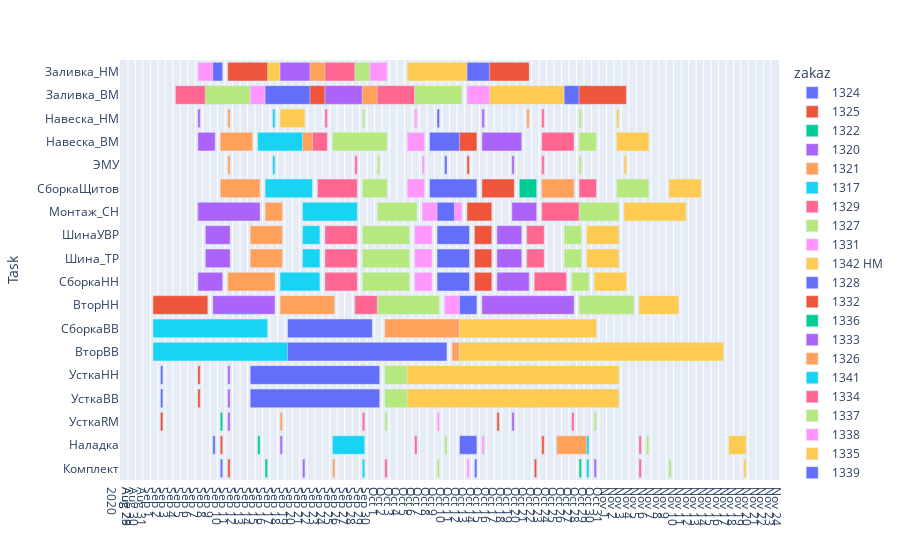

Notebook code for this chart:
### Code cell
fig = px.timeline(data, x_start="Start", x_end="Finish", y="Task", color='zakaz', category_orders={'Task':l})
#fig.update_yaxes(autorange="reversed") # otherwise tasks are listed from the bottom up
fig.update_xaxes(
    dtick='D1',
    )
fig.show()

### Figure 1 — Plotly figure (JSON) as saved in the notebook; plotly's stock layout.template omitted (floating-point values rounded to 4 significant figures)
{"data": [{"alignmentgroup": "True", "base": ["2020-09-07T08:20:00", "2020-09-01T08:20:00", "2020-09-02T08:20:00", "2020-09-02T08:20:00", "2020-09-02T08:20:00", "2020-09-09T08:20:00", "2020-09-10T08:20:00"], "hovertemplate": "zakaz=1324<br>Start=%{base}<br>Finish=%{x}<br>Task=%{y}<extra></extra>", "legendgroup": "1324", "marker": {"color": "#636efa"}, "name": "1324", "offsetgroup": "1324", "orientation": "h", "showlegend": true, "textposition": "auto", "type": "bar", "x": [115200000, 633600000, 28800000, 28800000, 28800000, 28800000, 28800000], "xaxis": "x", "y": ["Монтаж_СН", "ВторНН", "УсткаНН", "УсткаВВ", "УсткаRM", "Наладка", "Комплект"], "yaxis": "y"}, {"alignmentgroup": "True", "base": ["2020-09-09T08:20:00", "2020-09-01T08:20:00", "2020-09-07T08:20:00", "2020-09-07T08:20:00", "2020-09-02T08:20:00", "2020-09-10T08:20:00", "2020-09-11T08:20:00"], "hovertemplate": "zakaz=1325<br>Start=%{base}<br>Finish=%{x}<br>Task=%{y}<extra></extra>", "legendgroup": "1325", "marker": {"color": "#EF553B"}, "name": "1325", "offsetgroup": "1325", "orientation": "h", "showlegend": true, "textposition": "auto", "type": "bar", "x": [115200000, 633600000, 28800000, 28800000, 28800000, 28800000, 28800000], "xaxis": "x", "y": ["Монтаж_СН", "ВторНН", "УсткаНН", "УсткаВВ", "УсткаRM", "Наладка", "Комплект"], "yaxis": "y"}, {"alignmentgroup": "True", "base": ["2020-09-11T08:20:00", "2020-09-10T08:20:00", "2020-09-15T08:20:00", "2020-09-16T08:20:00"], "hovertemplate": "zakaz=1322<br>Start=%{base}<br>Finish=%{x}<br>Task=%{y}<extra></extra>", "legendgroup": "1322", "marker": {"color": "#00cc96"}, "name": "1322", "offsetgroup": "1322", "orientation": "h", "showlegend": true, "textposition": "auto", "type": "bar", "x": [288000000, 28800000, 28800000, 28800000], "xaxis": "x", "y": ["ВторНН", "УсткаRM", "Наладка", "Комплект"], "yaxis": "y"}, {"alignmentgroup": "True", "base": ["2020-09-07T08:20:00", "2020-09-07T08:20:00", "2020-09-07T08:20:00", "2020-09-08T08:20:00", "2020-09-08T08:20:00", "2020-09-07T08:20:00", "2020-09-09T08:20:00", "2020-09-11T08:20:00", "2020-09-11T08:20:00", "2020-09-11T08:20:00", "2020-09-18T08:20:00", "2020-09-21T08:20:00"], "hovertemplate": "zakaz=1320<br>Start=%{base}<br>Finish=%{x}<br>Task=%{y}<extra></extra>", "legendgroup": "1320", "marker": {"color": "#ab63fa"}, "name": "1320", "offsetgroup": "1320", "orientation": "h", "showlegend": true, "textposition": "auto", "type": "bar", "x": [28800000, 201600000, 720000000, 288000000, 288000000, 288000000, 720000000, 28800000, 28800000, 28800000, 28800000, 28800000], "xaxis": "x", "y": ["Навеска_НМ", "Навеска_ВМ", "Монтаж_СН", "ШинаУВР", "Шина_ТР", "СборкаНН", "ВторНН", "УсткаНН", "УсткаВВ", "УсткаRM", "Наладка", "Комплект"], "yaxis": "y"}, {"alignmentgroup": "True", "base": ["2020-09-11T08:20:00", "2020-09-10T08:20:00", "2020-09-11T08:20:00", "2020-09-10T08:20:00", "2020-09-16T08:20:00", "2020-09-14T08:20:00", "2020-09-14T08:20:00", "2020-09-11T08:20:00", "2020-09-18T08:20:00", "2020-09-18T08:20:00", "2020-09-18T08:20:00", "2020-09-18T08:20:00", "2020-09-28T08:20:00", "2020-09-25T08:20:00"], "hovertemplate": "zakaz=1321<br>Start=%{base}<br>Finish=%{x}<br>Task=%{y}<extra></extra>", "legendgroup": "1321", "marker": {"color": "#FFA15A"}, "name": "1321", "offsetgroup": "1321", "orientation": "h", "showlegend": true, "textposition": "auto", "type": "bar", "x": [28800000, 374400000, 28800000, 460800000, 201600000, 374400000, 374400000, 547200000, 633600000, 28800000, 28800000, 28800000, 28800000, 28800000], "xaxis": "x", "y": ["Навеска_НМ", "Навеска_ВМ", "ЭМУ", "СборкаЩитов", "Монтаж_СН", "ШинаУВР", "Шина_ТР", "СборкаНН", "ВторНН", "УсткаНН", "УсткаВВ", "УсткаRM", "Наладка", "Комплект"], "yaxis": "y"}, {"alignmentgroup": "True", "base": ["2020-09-17T08:20:00", "2020-09-15T08:20:00", "2020-09-17T08:20:00", "2020-09-16T08:20:00", "2020-09-21T08:20:00", "2020-09-21T08:20:00", "2020-09-21T08:20:00", "2020-09-18T08:20:00", "2020-09-28T08:20:00", "2020-09-01T08:20:00", "2020-09-01T08:20:00", "2020-09-23T08:20:00", "2020-09-23T08:20:00", "2020-09-25T08:20:00", "2020-09-29T08:20:00"], "hovertemplate": "zakaz=1317<br>Start=%{base}<br>Finish=%{x}<br>Task=%{y}<extra></extra>", "legendgroup": "1317", "marker": {"color": "#19d3f3"}, "name": "1317", "offsetgroup": "1317", "orientation": "h", "showlegend": true, "textposition": "auto", "type": "bar", "x": [28800000, 547200000, 28800000, 547200000, 633600000, 201600000, 201600000, 460800000, 201600000, 1324800000, 2016000000, 28800000, 28800000, 374400000, 28800000], "xaxis": "x", "y": ["Навеска_НМ", "Навеска_ВМ", "ЭМУ", "СборкаЩитов", "Монтаж_СН", "ШинаУВР", "Шина_ТР", "СборкаНН", "ВторНН", "СборкаВВ", "ВторВВ", "УсткаНН", "УсткаВВ", "Наладка", "Комплект"], "yaxis": "y"}, {"alignmentgroup": "True", "base": ["2020-09-04T08:20:00", "2020-09-24T08:20:00", "2020-09-22T08:20:00", "2020-09-28T08:20:00", "2020-09-23T08:20:00", "2020-09-24T08:20:00", "2020-09-24T08:20:00", "2020-09-24T08:20:00", "2020-09-28T08:20:00", "2020-09-29T08:20:00", "2020-09-29T08:20:00", "2020-09-29T08:20:00", "2020-10-06T08:20:00", "2020-10-02T08:20:00"], "hovertemplate": "zakaz=1329<br>Start=%{base}<br>Finish=%{x}<br>Task=%{y}<extra></extra>", "legendgroup": "1329", "marker": {"color": "#FF6692"}, "name": "1329", "offsetgroup": "1329", "orientation": "h", "showlegend": true, "textposition": "auto", "type": "bar", "x": [547200000, 28800000, 201600000, 28800000, 460800000, 374400000, 374400000, 374400000, 633600000, 28800000, 28800000, 28800000, 28800000, 28800000], "xaxis": "x", "y": ["Заливка_ВМ", "Навеска_НМ", "Навеска_ВМ", "ЭМУ", "СборкаЩитов", "ШинаУВР", "Шина_ТР", "СборкаНН", "ВторНН", "УсткаНН", "УсткаВВ", "УсткаRM", "Наладка", "Комплект"], "yaxis": "y"}, {"alignmentgroup": "True", "base": ["2020-09-08T08:20:00", "2020-09-29T08:20:00", "2020-09-25T08:20:00", "2020-10-01T08:20:00", "2020-09-29T08:20:00", "2020-10-01T08:20:00", "2020-09-29T08:20:00", "2020-09-29T08:20:00", "2020-09-29T08:20:00", "2020-10-01T08:20:00", "2020-10-02T08:20:00", "2020-10-02T08:20:00", "2020-10-02T08:20:00", "2020-10-10T08:20:00", "2020-10-09T08:20:00"], "hovertemplate": "zakaz=1327<br>Start=%{base}<br>Finish=%{x}<br>Task=%{y}<extra></extra>", "legendgroup": "1327", "marker": {"color": "#B6E880"}, "name": "1327", "offsetgroup": "1327", "orientation": "h", "showlegend": true, "textposition": "auto", "type": "bar", "x": [720000000, 28800000, 633600000, 28800000, 288000000, 460800000, 547200000, 547200000, 547200000, 720000000, 288000000, 288000000, 28800000, 28800000, 28800000], "xaxis": "x", "y": ["Заливка_ВМ", "Навеска_НМ", "Навеска_ВМ", "ЭМУ", "СборкаЩитов", "Монтаж_СН", "ШинаУВР", "Шина_ТР", "СборкаНН", "ВторНН", "УсткаНН", "УсткаВВ", "УсткаRM", "Наладка", "Комплект"], "yaxis": "y"}, {"alignmentgroup": "True", "base": ["2020-09-07T08:20:00", "2020-09-14T08:20:00", "2020-10-06T08:20:00", "2020-10-05T08:20:00", "2020-10-07T08:20:00", "2020-10-05T08:20:00", "2020-10-07T08:20:00", "2020-10-06T08:20:00", "2020-10-06T08:20:00", "2020-10-06T08:20:00", "2020-10-10T08:20:00", "2020-10-09T08:20:00", "2020-10-09T08:20:00", "2020-10-09T08:20:00", "2020-10-15T08:20:00", "2020-10-13T08:20:00"], "hovertemplate": "zakaz=1331<br>Start=%{base}<br>Finish=%{x}<br>Task=%{y}<extra></extra>", "legendgroup": "1331", "marker": {"color": "#FF97FF"}, "name": "1331", "offsetgroup": "1331", "orientation": "h", "showlegend": true, "textposition": "auto", "type": "bar", "x": [201600000, 374400000, 28800000, 201600000, 28800000, 201600000, 460800000, 201600000, 201600000, 201600000, 374400000, 28800000, 28800000, 28800000, 28800000, 28800000], "xaxis": "x", "y": ["Заливка_НМ", "Заливка_ВМ", "Навеска_НМ", "Навеска_ВМ", "ЭМУ", "СборкаЩитов", "Монтаж_СН", "ШинаУВР", "Шина_ТР", "СборкаНН", "ВторНН", "УсткаНН", "УсткаВВ", "УсткаRM", "Наладка", "Комплект"], "yaxis": "y"}, {"alignmentgroup": "True", "base": ["2020-09-16T08:20:00", "2020-09-18T08:20:00"], "hovertemplate": "zakaz=1342 НМ<br>Start=%{base}<br>Finish=%{x}<br>Task=%{y}<extra></extra>", "legendgroup": "1342 НМ", "marker": {"color": "#FECB52"}, "name": "1342 НМ", "offsetgroup": "1342 НМ", "orientation": "h", "showlegend": true, "textposition": "auto", "type": "bar", "x": [460800000, 288000000], "xaxis": "x", "y": ["Заливка_НМ", "Навеска_НМ"], "yaxis": "y"}, {"alignmentgroup": "True", "base": ["2020-09-09T08:20:00", "2020-09-16T08:20:00", "2020-10-09T08:20:00", "2020-10-08T08:20:00", "2020-10-10T08:20:00", "2020-10-08T08:20:00", "2020-10-09T08:20:00", "2020-10-09T08:20:00", "2020-10-09T08:20:00", "2020-10-09T08:20:00", "2020-10-12T08:20:00", "2020-09-19T08:20:00", "2020-09-19T08:20:00", "2020-09-14T08:20:00", "2020-09-14T08:20:00", "2020-10-12T08:20:00", "2020-10-14T08:20:00"], "hovertemplate": "zakaz=1328<br>Start=%{base}<br>Finish=%{x}<br>Task=%{y}<extra></extra>", "legendgroup": "1328", "marker": {"color": "#636efa"}, "name": "1328", "offsetgroup": "1328", "orientation": "h", "showlegend": true, "textposition": "auto", "type": "bar", "x": [115200000, 720000000, 28800000, 374400000, 28800000, 547200000, 201600000, 374400000, 374400000, 374400000, 201600000, 979200000, 1843200000, 1497600000, 1497600000, 201600000, 28800000], "xaxis": "x", "y": ["Заливка_НМ", "Заливка_ВМ", "Навеска_НМ", "Навеска_ВМ", "ЭМУ", "СборкаЩитов", "Монтаж_СН", "ШинаУВР", "Шина_ТР", "СборкаНН", "ВторНН", "СборкаВВ", "ВторВВ", "УсткаНН", "УсткаВВ", "Наладка", "Комплект"], "yaxis": "y"}, {"alignmentgroup": "True", "base": ["2020-09-11T08:20:00", "2020-09-22T08:20:00", "2020-10-15T08:20:00", "2020-10-12T08:20:00", "2020-10-13T08:20:00", "2020-10-15T08:20:00", "2020-10-13T08:20:00", "2020-10-14T08:20:00", "2020-10-14T08:20:00", "2020-10-14T08:20:00", "2020-10-15T08:20:00", "2020-10-17T08:20:00", "2020-10-17T08:20:00", "2020-10-17T08:20:00", "2020-10-23T08:20:00", "2020-10-22T08:20:00"], "hovertemplate": "zakaz=1332<br>Start=%{base}<br>Finish=%{x}<br>Task=%{y}<extra></extra>", "legendgroup": "1332", "marker": {"color": "#EF553B"}, "name": "1332", "offsetgroup": "1332", "orientation": "h", "showlegend": true, "textposition": "auto", "type": "bar", "x": [460800000, 547200000, 28800000, 201600000, 28800000, 374400000, 288000000, 201600000, 201600000, 201600000, 633600000, 28800000, 28800000, 28800000, 28800000, 28800000], "xaxis": "x", "y": ["Заливка_НМ", "Заливка_ВМ", "Навеска_НМ", "Навеска_ВМ", "ЭМУ", "СборкаЩитов", "Монтаж_СН", "ШинаУВР", "Шина_ТР", "СборкаНН", "ВторНН", "УсткаНН", "УсткаВВ", "УсткаRM", "Наладка", "Комплект"], "yaxis": "y"}, {"alignmentgroup": "True", "base": ["2020-10-20T08:20:00", "2020-10-21T08:20:00", "2020-10-21T08:20:00", "2020-10-23T08:20:00", "2020-10-27T08:20:00", "2020-10-25T08:20:00", "2020-10-28T08:20:00"], "hovertemplate": "zakaz=1336<br>Start=%{base}<br>Finish=%{x}<br>Task=%{y}<extra></extra>", "legendgroup": "1336", "marker": {"color": "#00cc96"}, "name": "1336", "offsetgroup": "1336", "orientation": "h", "showlegend": true, "textposition": "auto", "type": "bar", "x": [201600000, 28800000, 28800000, 201600000, 28800000, 28800000, 28800000], "xaxis": "x", "y": ["СборкаЩитов", "ШинаУВР", "Шина_ТР", "СборкаНН", "ВторНН", "Наладка", "Комплект"], "yaxis": "y"}, {"alignmentgroup": "True", "base": ["2020-09-18T08:20:00", "2020-09-24T08:20:00", "2020-10-15T08:20:00", "2020-10-15T08:20:00", "2020-10-19T08:20:00", "2020-10-23T08:20:00", "2020-10-19T08:20:00", "2020-10-17T08:20:00", "2020-10-17T08:20:00", "2020-10-17T08:20:00", "2020-10-15T08:20:00", "2020-10-20T08:20:00", "2020-10-20T08:20:00", "2020-10-19T08:20:00", "2020-10-28T08:20:00", "2020-10-30T08:20:00"], "hovertemplate": "zakaz=1333<br>Start=%{base}<br>Finish=%{x}<br>Task=%{y}<extra></extra>", "legendgroup": "1333", "marker": {"color": "#ab63fa"}, "name": "1333", "offsetgroup": "1333", "orientation": "h", "showlegend": true, "textposition": "auto", "type": "bar", "x": [460800000, 633600000, 28800000, 460800000, 28800000, 374400000, 288000000, 288000000, 288000000, 374400000, 1065600000, 201600000, 201600000, 28800000, 28800000, 28800000], "xaxis": "x", "y": ["Заливка_НМ", "Заливка_ВМ", "Навеска_НМ", "Навеска_ВМ", "ЭМУ", "СборкаЩитов", "Монтаж_СН", "ШинаУВР", "Шина_ТР", "СборкаНН", "ВторНН", "УсткаНН", "УсткаВВ", "УсткаRM", "Наладка", "Комплект"], "yaxis": "y"}, {"alignmentgroup": "True", "base": ["2020-09-22T08:20:00", "2020-09-29T08:20:00", "2020-10-21T08:20:00", "2020-09-21T08:20:00", "2020-10-23T08:20:00", "2020-10-23T08:20:00", "2020-10-23T08:20:00", "2020-10-02T08:20:00", "2020-10-11T08:20:00", "2020-10-14T08:20:00", "2020-10-14T08:20:00", "2020-10-25T08:20:00", "2020-10-29T08:20:00"], "hovertemplate": "zakaz=1326<br>Start=%{base}<br>Finish=%{x}<br>Task=%{y}<extra></extra>", "legendgroup": "1326", "marker": {"color": "#FFA15A"}, "name": "1326", "offsetgroup": "1326", "orientation": "h", "showlegend": true, "textposition": "auto", "type": "bar", "x": [288000000, 547200000, 28800000, 115200000, 28800000, 374400000, 374400000, 979200000, 1238400000, 28800000, 28800000, 374400000, 28800000], "xaxis": "x", "y": ["Заливка_НМ", "Заливка_ВМ", "Навеска_НМ", "Навеска_ВМ", "ЭМУ", "СборкаЩитов", "Монтаж_СН", "СборкаВВ", "ВторВВ", "УсткаНН", "УсткаВВ", "Наладка", "Комплект"], "yaxis": "y"}, {"alignmentgroup": "True", "base": ["2020-10-12T08:20:00", "2020-10-12T08:20:00", "2020-10-29T08:20:00", "2020-10-29T08:20:00"], "hovertemplate": "zakaz=1341<br>Start=%{base}<br>Finish=%{x}<br>Task=%{y}<extra></extra>", "legendgroup": "1341", "marker": {"color": "#19d3f3"}, "name": "1341", "offsetgroup": "1341", "orientation": "h", "showlegend": true, "textposition": "auto", "type": "bar", "x": [1411200000, 1411200000, 28800000, 28800000], "xaxis": "x", "y": ["СборкаВВ", "ВторВВ", "Наладка", "Комплект"], "yaxis": "y"}, {"alignmentgroup": "True", "base": ["2020-09-24T08:20:00", "2020-10-01T08:20:00", "2020-10-23T08:20:00", "2020-10-23T08:20:00", "2020-10-23T08:20:00", "2020-10-28T08:20:00", "2020-10-23T08:20:00", "2020-10-21T08:20:00", "2020-10-21T08:20:00", "2020-10-22T08:20:00", "2020-10-28T08:20:00", "2020-10-27T08:20:00", "2020-10-27T08:20:00", "2020-10-27T08:20:00", "2020-11-05T08:20:00", "2020-11-05T08:20:00"], "hovertemplate": "zakaz=1334<br>Start=%{base}<br>Finish=%{x}<br>Task=%{y}<extra></extra>", "legendgroup": "1334", "marker": {"color": "#FF6692"}, "name": "1334", "offsetgroup": "1334", "orientation": "h", "showlegend": true, "textposition": "auto", "type": "bar", "x": [374400000, 547200000, 28800000, 374400000, 28800000, 201600000, 460800000, 201600000, 201600000, 374400000, 633600000, 28800000, 28800000, 28800000, 28800000, 28800000], "xaxis": "x", "y": ["Заливка_НМ", "Заливка_ВМ", "Навеска_НМ", "Навеска_ВМ", "ЭМУ", "СборкаЩитов", "Монтаж_СН", "ШинаУВР", "Шина_ТР", "СборкаНН", "ВторНН", "УсткаНН", "УсткаВВ", "УсткаRM", "Наладка", "Комплект"], "yaxis": "y"}, {"alignmentgroup": "True", "base": ["2020-09-28T08:20:00", "2020-10-06T08:20:00", "2020-10-28T08:20:00", "2020-10-28T08:20:00", "2020-10-28T08:20:00", "2020-11-02T08:20:00", "2020-10-28T08:20:00", "2020-10-26T08:20:00", "2020-10-26T08:20:00", "2020-10-27T08:20:00", "2020-10-28T08:20:00", "2020-10-30T08:20:00", "2020-10-30T08:20:00", "2020-10-30T08:20:00", "2020-11-06T08:20:00", "2020-11-09T08:20:00"], "hovertemplate": "zakaz=1337<br>Start=%{base}<br>Finish=%{x}<br>Task=%{y}<extra></extra>", "legendgroup": "1337", "marker": {"color": "#B6E880"}, "name": "1337", "offsetgroup": "1337", "orientation": "h", "showlegend": true, "textposition": "auto", "type": "bar", "x": [201600000, 547200000, 28800000, 201600000, 28800000, 374400000, 460800000, 201600000, 201600000, 201600000, 633600000, 28800000, 28800000, 28800000, 28800000, 28800000], "xaxis": "x", "y": ["Заливка_НМ", "Заливка_ВМ", "Навеска_НМ", "Навеска_ВМ", "ЭМУ", "СборкаЩитов", "Монтаж_СН", "ШинаУВР", "Шина_ТР", "СборкаНН", "ВторНН", "УсткаНН", "УсткаВВ", "УсткаRM", "Наладка", "Комплект"], "yaxis": "y"}, {"alignmentgroup": "True", "base": ["2020-09-30T08:20:00", "2020-10-13T08:20:00"], "hovertemplate": "zakaz=1338<br>Start=%{base}<br>Finish=%{x}<br>Task=%{y}<extra></extra>", "legendgroup": "1338", "marker": {"color": "#FF97FF"}, "name": "1338", "offsetgroup": "1338", "orientation": "h", "showlegend": true, "textposition": "auto", "type": "bar", "x": [201600000, 288000000], "xaxis": "x", "y": ["Заливка_НМ", "Заливка_ВМ"], "yaxis": "y"}, {"alignmentgroup": "True", "base": ["2020-10-05T08:20:00", "2020-10-16T08:20:00", "2020-11-02T08:20:00", "2020-11-02T08:20:00", "2020-11-03T08:20:00", "2020-11-09T08:20:00", "2020-11-03T08:20:00", "2020-10-29T08:20:00", "2020-10-29T08:20:00", "2020-10-30T08:20:00", "2020-11-05T08:20:00", "2020-10-12T08:20:00", "2020-10-12T08:20:00", "2020-10-05T08:20:00", "2020-10-05T08:20:00", "2020-11-17T08:20:00", "2020-11-19T08:20:00"], "hovertemplate": "zakaz=1335<br>Start=%{base}<br>Finish=%{x}<br>Task=%{y}<extra></extra>", "legendgroup": "1335", "marker": {"color": "#FECB52"}, "name": "1335", "offsetgroup": "1335", "orientation": "h", "showlegend": true, "textposition": "auto", "type": "bar", "x": [720000000, 892800000, 28800000, 374400000, 28800000, 374400000, 720000000, 374400000, 374400000, 374400000, 460800000, 1584000000, 3052800000, 2448000000, 2448000000, 201600000, 28800000], "xaxis": "x", "y": ["Заливка_НМ", "Заливка_ВМ", "Навеска_НМ", "Навеска_ВМ", "ЭМУ", "СборкаЩитов", "Монтаж_СН", "ШинаУВР", "Шина_ТР", "СборкаНН", "ВторНН", "СборкаВВ", "ВторВВ", "УсткаНН", "УсткаВВ", "Наладка", "Комплект"], "yaxis": "y"}, {"alignmentgroup": "True", "base": ["2020-10-13T08:20:00", "2020-10-26T08:20:00"], "hovertemplate": "zakaz=1339<br>Start=%{base}<br>Finish=%{x}<br>Task=%{y}<extra></extra>", "legendgroup": "1339", "marker": {"color": "#636efa"}, "name": "1339", "offsetgroup": "1339", "orientation": "h", "showlegend": true, "textposition": "auto", "type": "bar", "x": [288000000, 288000000], "xaxis": "x", "y": ["Заливка_НМ", "Заливка_ВМ"], "yaxis": "y"}, {"alignmentgroup": "True", "base": ["2020-10-16T08:20:00", "2020-10-28T08:20:00"], "hovertemplate": "zakaz=1340<br>Start=%{base}<br>Finish=%{x}<br>Task=%{y}<extra></extra>", "legendgroup": "1340", "marker": {"color": "#EF553B"}, "name": "1340", "offsetgroup": "1340", "orientation": "h", "showlegend": true, "textposition": "auto", "type": "bar", "x": [460800000, 547200000], "xaxis": "x", "y": ["Заливка_НМ", "Заливка_ВМ"], "yaxis": "y"}], "layout": {"barmode": "overlay", "legend": {"title": {"text": "zakaz"}, "tracegroupgap": 0}, "margin": {"t": 60}, "xaxis": {"anchor": "y", "domain": [0, 1], "dtick": "D1", "type": "date"}, "yaxis": {"anchor": "x", "categoryarray": ["Комплект", "Наладка", "УсткаRM", "УсткаВВ", "УсткаНН", "ВторВВ", "СборкаВВ", "ВторНН", "СборкаНН", "Шина_ТР", "ШинаУВР", "Монтаж_СН", "СборкаЩитов", "ЭМУ", "Навеска_ВМ", "Навеска_НМ", "Заливка_ВМ", "Заливка_НМ"], "categoryorder": "array", "domain": [0, 1], "title": {"text": "Task"}}}}
